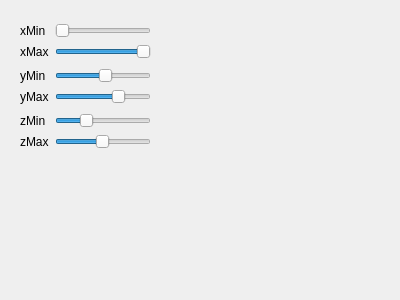
<?xml version="1.0" encoding="UTF-8"?>
<ui version="4.0">
 <class>SettingsWidget</class>
 <widget class="QWidget" name="SettingsWidget">
  <property name="geometry">
   <rect>
    <x>0</x>
    <y>0</y>
    <width>400</width>
    <height>300</height>
   </rect>
  </property>
  <property name="windowTitle">
   <string>Form</string>
  </property>
  <widget class="QWidget" name="layoutWidget">
   <property name="geometry">
    <rect>
     <x>20</x>
     <y>20</y>
     <width>131</width>
     <height>134</height>
    </rect>
   </property>
   <layout class="QVBoxLayout" name="verticalLayout_7">
    <item>
     <layout class="QHBoxLayout" name="horizontalLayout">
      <item>
       <layout class="QVBoxLayout" name="verticalLayout_4">
        <item>
         <widget class="QLabel" name="label">
          <property name="text">
           <string>xMin</string>
          </property>
         </widget>
        </item>
        <item>
         <widget class="QLabel" name="label_2">
          <property name="text">
           <string>xMax</string>
          </property>
         </widget>
        </item>
       </layout>
      </item>
      <item>
       <layout class="QVBoxLayout" name="verticalLayout">
        <item>
         <widget class="QSlider" name="horizontalSliderXMin">
          <property name="maximum">
           <number>180</number>
          </property>
          <property name="value">
           <number>0</number>
          </property>
          <property name="orientation">
           <enum>Qt::Horizontal</enum>
          </property>
         </widget>
        </item>
        <item>
         <widget class="QSlider" name="horizontalSliderXMax">
          <property name="maximum">
           <number>255</number>
          </property>
          <property name="value">
           <number>255</number>
          </property>
          <property name="sliderPosition">
           <number>255</number>
          </property>
          <property name="orientation">
           <enum>Qt::Horizontal</enum>
          </property>
         </widget>
        </item>
       </layout>
      </item>
     </layout>
    </item>
    <item>
     <layout class="QHBoxLayout" name="horizontalLayout_2">
      <item>
       <layout class="QVBoxLayout" name="verticalLayout_5">
        <item>
         <widget class="QLabel" name="label_3">
          <property name="text">
           <string>yMin</string>
          </property>
         </widget>
        </item>
        <item>
         <widget class="QLabel" name="label_4">
          <property name="text">
           <string>yMax</string>
          </property>
         </widget>
        </item>
       </layout>
      </item>
      <item>
       <layout class="QVBoxLayout" name="verticalLayout_2">
        <item>
         <widget class="QSlider" name="horizontalSliderYMin">
          <property name="maximum">
           <number>255</number>
          </property>
          <property name="value">
           <number>135</number>
          </property>
          <property name="sliderPosition">
           <number>135</number>
          </property>
          <property name="orientation">
           <enum>Qt::Horizontal</enum>
          </property>
         </widget>
        </item>
        <item>
         <widget class="QSlider" name="horizontalSliderYMax">
          <property name="maximum">
           <number>255</number>
          </property>
          <property name="value">
           <number>175</number>
          </property>
          <property name="orientation">
           <enum>Qt::Horizontal</enum>
          </property>
         </widget>
        </item>
       </layout>
      </item>
     </layout>
    </item>
    <item>
     <layout class="QHBoxLayout" name="horizontalLayout_3">
      <item>
       <layout class="QVBoxLayout" name="verticalLayout_6">
        <item>
         <widget class="QLabel" name="label_5">
          <property name="text">
           <string>zMin</string>
          </property>
         </widget>
        </item>
        <item>
         <widget class="QLabel" name="label_6">
          <property name="text">
           <string>zMax</string>
          </property>
         </widget>
        </item>
       </layout>
      </item>
      <item>
       <layout class="QVBoxLayout" name="verticalLayout_3">
        <item>
         <widget class="QSlider" name="horizontalSliderZMin">
          <property name="maximum">
           <number>255</number>
          </property>
          <property name="value">
           <number>75</number>
          </property>
          <property name="sliderPosition">
           <number>75</number>
          </property>
          <property name="orientation">
           <enum>Qt::Horizontal</enum>
          </property>
         </widget>
        </item>
        <item>
         <widget class="QSlider" name="horizontalSliderZMax">
          <property name="maximum">
           <number>255</number>
          </property>
          <property name="value">
           <number>125</number>
          </property>
          <property name="orientation">
           <enum>Qt::Horizontal</enum>
          </property>
         </widget>
        </item>
       </layout>
      </item>
     </layout>
    </item>
   </layout>
  </widget>
 </widget>
 <resources/>
 <connections/>
</ui>
